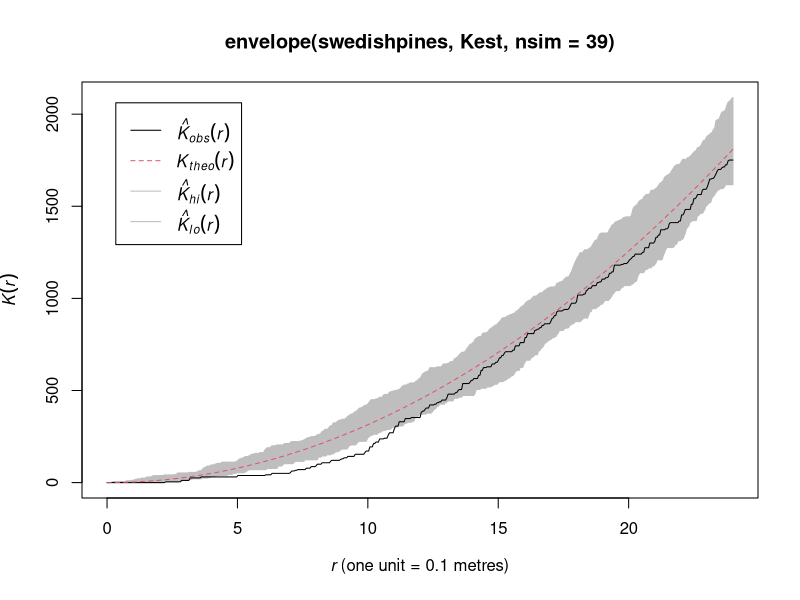

The R source for this figure:
## ---- chunk 1
# This option turns evaluation of R code off in this document. Remove it
# if you use it as a template for solving the lab exercise.
knitr::opts_chunk$set(eval = FALSE)
## ---- chunk 2
library(spatstat)
## ---- chunk 3
    plot(envelope(swedishpines, Kest, nsim=39))
## ---- chunk 4
    X <- rpoispp(function(x,y){ 200 * exp(-3 * x) })
